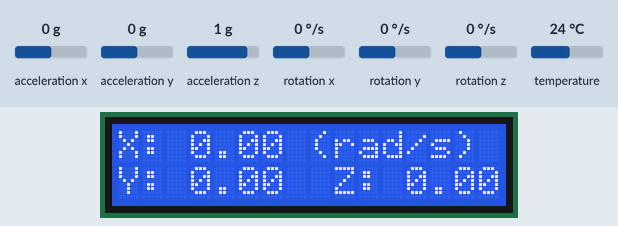
Simulated run of this sketch. Board: Arduino Uno, built with avr-gcc and run on an emulated ATmega328P. Parts: 16×2 character LCD. Inputs (shaded band) come from the test bench; at power-on: rotation x 0 °/s, rotation y 0 °/s, rotation z 0 °/s, acceleration x 0 g, acceleration y 0 g, acceleration z 1 g, temperature 24 °C.

Above: at 1.2 s.
1.3 s: rotation x set to -192 °/s
At 2.4 s:
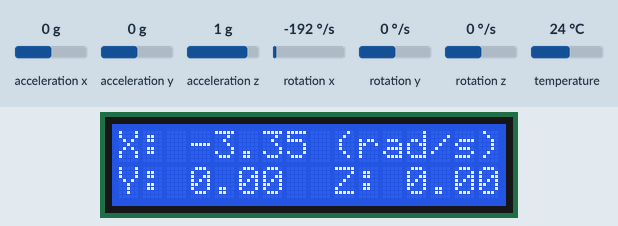
5.0 s: rotation y set to -192 °/s
At 5.7 s:
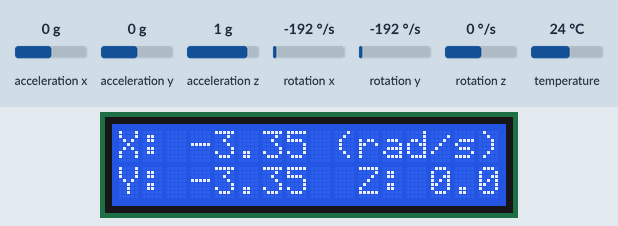
6.6 s: rotation z set to -192 °/s
At 7.3 s:
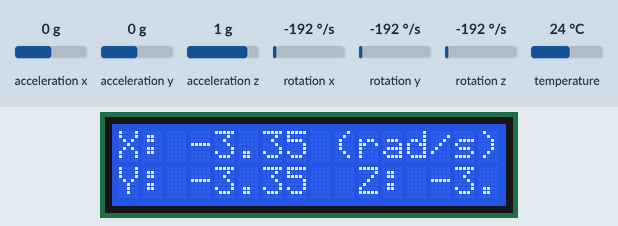
8.2 s: rotation x set to -100 °/s
At 8.9 s:
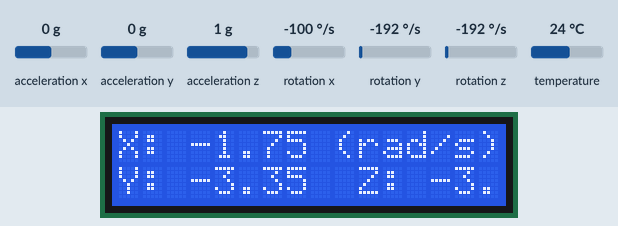
Timing chart, 0 to 10.9 s (numbered marks = the images above; inputs shaded):
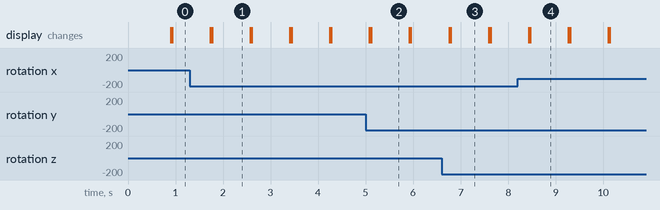

Measured:
- after the input at 1.3 s, the display: first differs from a run without the input after 0.47 s (image 1)
- after the input at 5.0 s, the display: first differs from a run without the input after 0.11 s (image 2)
- after the input at 6.6 s, the display: first differs from a run without the input after 0.19 s (image 3)
- after the input at 8.2 s, the display: first differs from a run without the input after 0.27 s (image 4)
- what the display in image 1 shows lasts 0.8 s, from 1.8 s to 2.6 s

The sketch:

tp7.ino
```cpp
#include <Adafruit_MPU6050.h>
#include <Adafruit_Sensor.h>
#include <Wire.h>
#include <LCD_I2C.h>

LCD_I2C lcd(0x27, 16, 2); // Default address of most PCF8574 modules, change according

Adafruit_MPU6050 mpu;

void setup() {
  mpu.begin();
  mpu.setAccelerometerRange(MPU6050_RANGE_2_G);
  mpu.setGyroRange(MPU6050_RANGE_250_DEG);
  mpu.setFilterBandwidth(MPU6050_BAND_94_HZ);
  lcd.begin();
  lcd.backlight();
}

void loop() {
  sensors_event_t a, g, temp;
  mpu.getEvent(&a, &g, &temp);

  lcd.print("X: ");
  lcd.print(g.gyro.x);
  lcd.print(" (rad/s)");

  lcd.setCursor(0, 1);
  lcd.print("Y: ");
  lcd.print(g.gyro.y);

  lcd.print("  Z: ");
  lcd.print(g.gyro.z);

  delay(800);
  lcd.clear();
}
```
